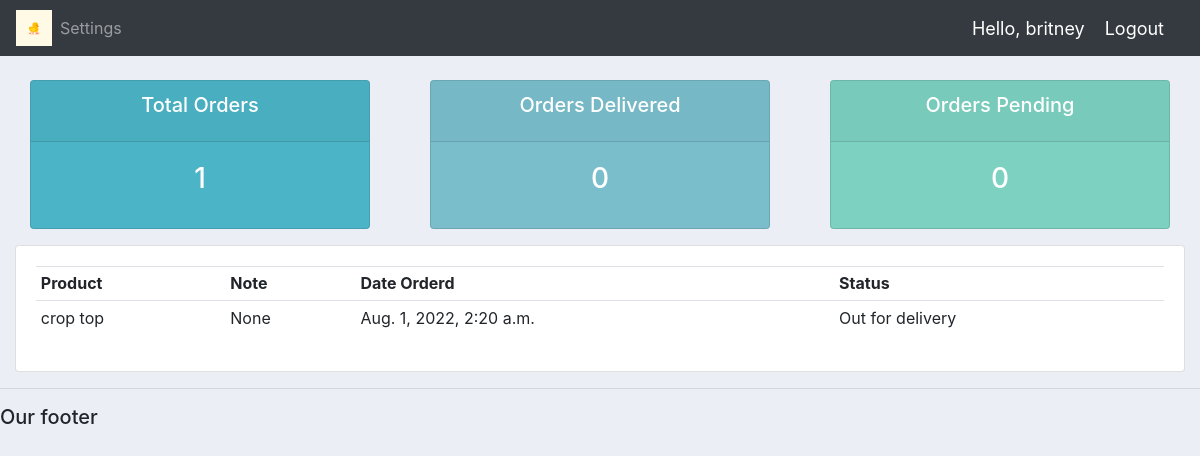
Page /user/ (signed in) on the committed database.
### accounts/models.py (models this page shows)
class Order(models.Model):
	STATUS = (
			('Pending', 'Pending'),
			('Out for delivery', 'Out for delivery'),
			('Delivered', 'Delivered'),
			)
	customer = models.ForeignKey(Customer, null=True, on_delete= models.SET_NULL)
	product = models.ForeignKey(Product, null=True, on_delete= models.SET_NULL)
	date_created = models.DateTimeField(auto_now_add=True, null=True)
	status = models.CharField(max_length=200, null=True, choices=STATUS)
	note = models.CharField(max_length=1000, null=True)
	def __str__(self):
		return self.product.name

class Product(models.Model):
	CATEGORY = (
			('Indoor', 'Indoor'),
			('Out Door', 'Out Door'),
			)
	name = models.CharField(max_length=200, null=True)
	price = models.FloatField(null=True)
	category = models.CharField(max_length=200, null=True, choices=CATEGORY)
	description = models.CharField(max_length=200, null=True, blank=True)
	date_created = models.DateTimeField(auto_now_add=True, null=True)
	tags = models.ManyToManyField(Tag)
	def __str__(self):
		return self.name

### accounts/decorators.py (the view)
		def wrapper_func(request, *args, **kwargs):
			group = None
			if request.user.groups.exists():
				group = request.user.groups.all()[0].name
			if group in allowed_roles:
				return view_func(request, *args, **kwargs)
			else:
				return HttpResponse('You are not authorized to view this page')

### accounts/views.py (called while the page is built)
@login_required(login_url='login')
@allowed_users(allowed_roles=['customer'])
def userPage(request):
	orders = request.user.customer.order_set.all()
	total_orders = orders.count()
	delivered = orders.filter(status='Delivered').count()
	pending = orders.filter(status='Pending').count()
	print('ORDERS:', orders)
	context = {'orders':orders, 'total_orders':total_orders,
	'delivered':delivered,'pending':pending}
	return render(request, 'accounts/user.html', context)

### accounts/templates/accounts/user.html
{%  extends 'accounts/main.html' %}
{% block content %}
{%  include 'accounts/status.html' %}
<div class="row">
	<div class="col-md">
		<div class="card card-body">
			<table class="table table-sm">
				<tr>
					<th>Product</th>
					<th>Note</th>
					<th>Date Orderd</th>
					<th>Status</th>
				</tr>
				{% for order in orders %}
				<tr>
					<td>{{order.product}}</td>
					<td>{{order.note}}</td>
					<td>{{order.date_created}}</td>
					<td>{{order.status}}</td>
				</tr>
				{% endfor %}
			</table>
		</div>
	</div>
</div>
{% endblock content %}

### accounts/templates/accounts/navbar.html (shortened to what this page needs)
{% load static %}
<nav class="navbar navbar-expand-lg navbar-dark bg-dark">
  <img src="{% static 'images/logo.png' %}" style="width: 3vw; min-width: 3px;"/>
  <div class="collapse navbar-collapse" id="navbarNav">
    <ul class="navbar-nav">
      {% if request.user.is_staff %}
      <li class="nav-item active">
        <a class="nav-link" href="{% url 'home' %}">Dashboard</a>
      </li>
      <li class="nav-item">
        <a class="nav-link" href="{% url 'products' %}">Products</a>
      </li>
      {% else %}
       <li class="nav-item">
        <a class="nav-link" href="{% url 'account' %}">Settings</a>
      </li>
      {% endif %}
    </ul>
  </div>
  <span class="hello-msg">Hello, {{request.user}}</span>
  <span ><a  class="hello-msg" href="{% url 'logout' %}">Logout</a></span>
</nav>

### static/css/main.css (style rules this page uses)
body { background-color: #ebeff5; }

### accounts/templates/accounts/navbar.html (style rules this page uses)
.hello-msg { font-size: 18px; color: #fff; margin-right: 20px; }

### rows in the picture
Order: product "crop top", note "None", date_created "Aug. 1, 2022, 2:20 a.m.", status "Out for delivery"

### other values in the picture
{{ request.user }} "britney"
{{ total_orders }} "1"
{{ delivered }} "0"
{{ pending }} "0"
